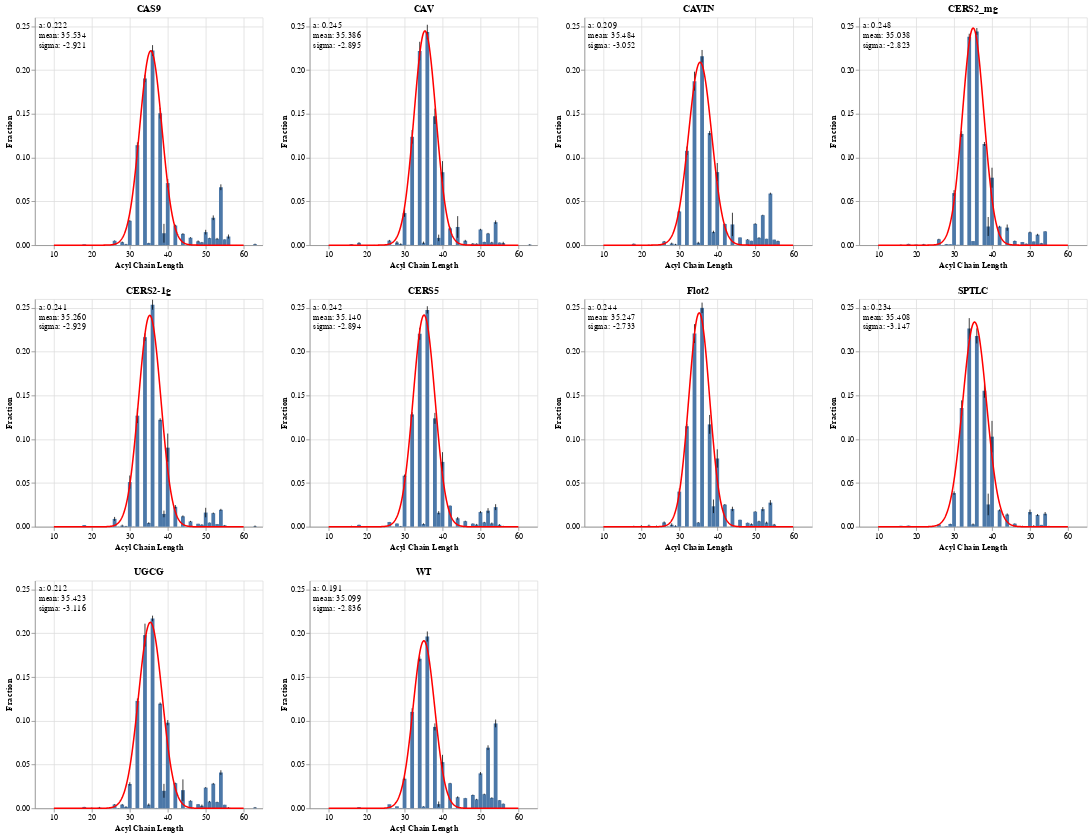

Here is the notebook cell this chart was saved with:
### Code cell
chart_list = []
i = 0
def gaus(x,a,x0,sigma):
        return a*np.exp(-(x-x0)**2/(2*sigma**2))
    
for protein in ptnstd['protein'].unique():
    source = ptnstd[ptnstd['protein'] == protein]
    
    # create error bars
    err = alt.Chart(source).mark_errorbar(extent='stdev').encode(
        x='Acyl Chain Length:Q',
        y='Fraction:Q',
    )
    
    # create histogram
    bar = alt.Chart(source).mark_bar().encode(
        x='Acyl Chain Length:Q',
        y=alt.Y('mean(Fraction):Q').scale(domain=[0,.26]),
    ).properties(title=protein)
    
    # create gaussian
    x = ptns[(ptns['Acyl Chain Length'] % 2 == 0)]['Acyl Chain Length']
    y = ptns[protein].loc[x.index]
    
    # expected vals
    n = len(x)                         
    mean = sum(x*y)/n                  
    sigma = sum(y*(x-mean)**2)/n 
    
    popt,pcov = curve_fit(gaus,x,y,p0=[1,mean,sigma])
    
    xx = np.linspace(10, 60, 500)
    
    s = pd.DataFrame({'Acyl Chain Length':xx, 'y':gaus(xx, *popt)})
    
    gauss = alt.Chart(s).mark_line(color='red').encode(
        x='Acyl Chain Length:Q',
        y='y:Q'
    )
    
    text = alt.Chart({'values':[{}]}).mark_text(
        align="left", baseline="top"
    ).encode(
        x=alt.value(5),  # pixels from left
        y=alt.value(5),  # pixels from top
        text=alt.value([f"a: {popt[0]:.3f}", f"mean: {popt[1]:.3f}", f"sigma: {popt[2]:.3f}"])
    )
    
    # append to chart list
    chart = bar + err + gauss + text
    
    chart_list.append(chart)
    
    i +=1
    

side_by_side_err = alt.hconcat(*chart_list[:3]) & alt.hconcat(*chart_list[3:6]) & alt.hconcat(*chart_list[6:9]) & chart_list[9]

side_by_side_err

# side_by_side_err2 = alt.hconcat(*chart_list[:4]) & alt.hconcat(*chart_list[4:8]) & alt.hconcat(*chart_list[8:])

# side_by_side_err2

### Figure 1 — Vega-Lite specification as saved in the notebook (floating-point values rounded to 4 significant figures; data arrays with more than 128 entries replaced by an {"elided": "..."} marker saying what was removed)
{"config": {"view": {"continuousWidth": 300, "continuousHeight": 300}}, "vconcat": [{"hconcat": [{"layer": [{"mark": {"type": "bar"}, "encoding": {"x": {"field": "Acyl Chain Length", "type": "quantitative"}, "y": {"aggregate": "mean", "field": "Fraction", "scale": {"domain": [0, 0.26]}, "type": "quantitative"}}, "title": "CAS9"}, {"mark": {"type": "errorbar", "extent": "stdev"}, "encoding": {"x": {"field": "Acyl Chain Length", "type": "quantitative"}, "y": {"field": "Fraction", "type": "quantitative"}}}, {"data": {"name": "data-566689c901b4c2d3470a42a0a9bc7dea"}, "mark": {"type": "line", "color": "red"}, "encoding": {"x": {"field": "Acyl Chain Length", "type": "quantitative"}, "y": {"field": "y", "type": "quantitative"}}}, {"data": {"name": "empty"}, "mark": {"type": "text", "align": "left", "baseline": "top"}, "encoding": {"text": {"value": ["a: 0.222", "mean: 35.534", "sigma: -2.921"]}, "x": {"value": 5}, "y": {"value": 5}}}], "data": {"name": "data-0e140cbde06a05112803624adbe51bd8"}}, {"layer": [{"mark": {"type": "bar"}, "encoding": {"x": {"field": "Acyl Chain Length", "type": "quantitative"}, "y": {"aggregate": "mean", "field": "Fraction", "scale": {"domain": [0, 0.26]}, "type": "quantitative"}}, "title": "CAV"}, {"mark": {"type": "errorbar", "extent": "stdev"}, "encoding": {"x": {"field": "Acyl Chain Length", "type": "quantitative"}, "y": {"field": "Fraction", "type": "quantitative"}}}, {"data": {"name": "data-17b748759c0c50ff136dd18a0b33c05a"}, "mark": {"type": "line", "color": "red"}, "encoding": {"x": {"field": "Acyl Chain Length", "type": "quantitative"}, "y": {"field": "y", "type": "quantitative"}}}, {"data": {"name": "empty"}, "mark": {"type": "text", "align": "left", "baseline": "top"}, "encoding": {"text": {"value": ["a: 0.245", "mean: 35.386", "sigma: -2.895"]}, "x": {"value": 5}, "y": {"value": 5}}}], "data": {"name": "data-cc2bc58d17b0c4a92ab9d878a3e1e896"}}, {"layer": [{"mark": {"type": "bar"}, "encoding": {"x": {"field": "Acyl Chain Length", "type": "quantitative"}, "y": {"aggregate": "mean", "field": "Fraction", "scale": {"domain": [0, 0.26]}, "type": "quantitative"}}, "title": "CAVIN"}, {"mark": {"type": "errorbar", "extent": "stdev"}, "encoding": {"x": {"field": "Acyl Chain Length", "type": "quantitative"}, "y": {"field": "Fraction", "type": "quantitative"}}}, {"data": {"name": "data-6d7c597e10f8c60f8a73c1cee5d879df"}, "mark": {"type": "line", "color": "red"}, "encoding": {"x": {"field": "Acyl Chain Length", "type": "quantitative"}, "y": {"field": "y", "type": "quantitative"}}}, {"data": {"name": "empty"}, "mark": {"type": "text", "align": "left", "baseline": "top"}, "encoding": {"text": {"value": ["a: 0.209", "mean: 35.484", "sigma: -3.052"]}, "x": {"value": 5}, "y": {"value": 5}}}], "data": {"name": "data-363cd3c5b3123c69106a1ce587fade77"}}, {"layer": [{"mark": {"type": "bar"}, "encoding": {"x": {"field": "Acyl Chain Length", "type": "quantitative"}, "y": {"aggregate": "mean", "field": "Fraction", "scale": {"domain": [0, 0.26]}, "type": "quantitative"}}, "title": "CERS2_mg"}, {"mark": {"type": "errorbar", "extent": "stdev"}, "encoding": {"x": {"field": "Acyl Chain Length", "type": "quantitative"}, "y": {"field": "Fraction", "type": "quantitative"}}}, {"data": {"name": "data-3caf653f77a96a8e850f58a873f0df5b"}, "mark": {"type": "line", "color": "red"}, "encoding": {"x": {"field": "Acyl Chain Length", "type": "quantitative"}, "y": {"field": "y", "type": "quantitative"}}}, {"data": {"name": "empty"}, "mark": {"type": "text", "align": "left", "baseline": "top"}, "encoding": {"text": {"value": ["a: 0.248", "mean: 35.038", "sigma: -2.823"]}, "x": {"value": 5}, "y": {"value": 5}}}], "data": {"name": "data-0ae249bd0a88a3a1af5ce70e6a57c3fc"}}]}, {"hconcat": [{"layer": [{"mark": {"type": "bar"}, "encoding": {"x": {"field": "Acyl Chain Length", "type": "quantitative"}, "y": {"aggregate": "mean", "field": "Fraction", "scale": {"domain": [0, 0.26]}, "type": "quantitative"}}, "title": "CERS2-1g"}, {"mark": {"type": "errorbar", "extent": "stdev"}, "encoding": {"x": {"field": "Acyl Chain Length", "type": "quantitative"}, "y": {"field": "Fraction", "type": "quantitative"}}}, {"data": {"name": "data-197b460940fac57b2639e493012feecc"}, "mark": {"type": "line", "color": "red"}, "encoding": {"x": {"field": "Acyl Chain Length", "type": "quantitative"}, "y": {"field": "y", "type": "quantitative"}}}, {"data": {"name": "empty"}, "mark": {"type": "text", "align": "left", "baseline": "top"}, "encoding": {"text": {"value": ["a: 0.241", "mean: 35.260", "sigma: -2.929"]}, "x": {"value": 5}, "y": {"value": 5}}}], "data": {"name": "data-8928244519f60bf3943d783d239680a2"}}, {"layer": [{"mark": {"type": "bar"}, "encoding": {"x": {"field": "Acyl Chain Length", "type": "quantitative"}, "y": {"aggregate": "mean", "field": "Fraction", "scale": {"domain": [0, 0.26]}, "type": "quantitative"}}, "title": "CERS5"}, {"mark": {"type": "errorbar", "extent": "stdev"}, "encoding": {"x": {"field": "Acyl Chain Length", "type": "quantitative"}, "y": {"field": "Fraction", "type": "quantitative"}}}, {"data": {"name": "data-a78ed12b8f5bfa5d70ebe3219314eac1"}, "mark": {"type": "line", "color": "red"}, "encoding": {"x": {"field": "Acyl Chain Length", "type": "quantitative"}, "y": {"field": "y", "type": "quantitative"}}}, {"data": {"name": "empty"}, "mark": {"type": "text", "align": "left", "baseline": "top"}, "encoding": {"text": {"value": ["a: 0.242", "mean: 35.140", "sigma: -2.894"]}, "x": {"value": 5}, "y": {"value": 5}}}], "data": {"name": "data-72a4758ad72767c398cdf6b47f78aa94"}}, {"layer": [{"mark": {"type": "bar"}, "encoding": {"x": {"field": "Acyl Chain Length", "type": "quantitative"}, "y": {"aggregate": "mean", "field": "Fraction", "scale": {"domain": [0, 0.26]}, "type": "quantitative"}}, "title": "Flot2"}, {"mark": {"type": "errorbar", "extent": "stdev"}, "encoding": {"x": {"field": "Acyl Chain Length", "type": "quantitative"}, "y": {"field": "Fraction", "type": "quantitative"}}}, {"data": {"name": "data-d5c0caaf07befecbcd892e174e81eb84"}, "mark": {"type": "line", "color": "red"}, "encoding": {"x": {"field": "Acyl Chain Length", "type": "quantitative"}, "y": {"field": "y", "type": "quantitative"}}}, {"data": {"name": "empty"}, "mark": {"type": "text", "align": "left", "baseline": "top"}, "encoding": {"text": {"value": ["a: 0.244", "mean: 35.247", "sigma: -2.733"]}, "x": {"value": 5}, "y": {"value": 5}}}], "data": {"name": "data-a5d1b7f51dd2c6bdd86ca65f70bdddbb"}}, {"layer": [{"mark": {"type": "bar"}, "encoding": {"x": {"field": "Acyl Chain Length", "type": "quantitative"}, "y": {"aggregate": "mean", "field": "Fraction", "scale": {"domain": [0, 0.26]}, "type": "quantitative"}}, "title": "SPTLC"}, {"mark": {"type": "errorbar", "extent": "stdev"}, "encoding": {"x": {"field": "Acyl Chain Length", "type": "quantitative"}, "y": {"field": "Fraction", "type": "quantitative"}}}, {"data": {"name": "data-7510e7be877e98fecf75de0fbefac667"}, "mark": {"type": "line", "color": "red"}, "encoding": {"x": {"field": "Acyl Chain Length", "type": "quantitative"}, "y": {"field": "y", "type": "quantitative"}}}, {"data": {"name": "empty"}, "mark": {"type": "text", "align": "left", "baseline": "top"}, "encoding": {"text": {"value": ["a: 0.234", "mean: 35.408", "sigma: -3.147"]}, "x": {"value": 5}, "y": {"value": 5}}}], "data": {"name": "data-2f628a3bb4d31cdf086f32e3fa17789f"}}]}, {"hconcat": [{"layer": [{"mark": {"type": "bar"}, "encoding": {"x": {"field": "Acyl Chain Length", "type": "quantitative"}, "y": {"aggregate": "mean", "field": "Fraction", "scale": {"domain": [0, 0.26]}, "type": "quantitative"}}, "title": "UGCG"}, {"mark": {"type": "errorbar", "extent": "stdev"}, "encoding": {"x": {"field": "Acyl Chain Length", "type": "quantitative"}, "y": {"field": "Fraction", "type": "quantitative"}}}, {"data": {"name": "data-3faefb68d8ec81ebe234b4aa8681e26b"}, "mark": {"type": "line", "color": "red"}, "encoding": {"x": {"field": "Acyl Chain Length", "type": "quantitative"}, "y": {"field": "y", "type": "quantitative"}}}, {"data": {"name": "empty"}, "mark": {"type": "text", "align": "left", "baseline": "top"}, "encoding": {"text": {"value": ["a: 0.212", "mean: 35.423", "sigma: -3.116"]}, "x": {"value": 5}, "y": {"value": 5}}}], "data": {"name": "data-667acebbb8b0c4bfe87015bd7fa05579"}}, {"layer": [{"mark": {"type": "bar"}, "encoding": {"x": {"field": "Acyl Chain Length", "type": "quantitative"}, "y": {"aggregate": "mean", "field": "Fraction", "scale": {"domain": [0, 0.26]}, "type": "quantitative"}}, "title": "WT"}, {"mark": {"type": "errorbar", "extent": "stdev"}, "encoding": {"x": {"field": "Acyl Chain Length", "type": "quantitative"}, "y": {"field": "Fraction", "type": "quantitative"}}}, {"data": {"name": "data-1a22ad8ff069b60cd23344d7b802f5d1"}, "mark": {"type": "line", "color": "red"}, "encoding": {"x": {"field": "Acyl Chain Length", "type": "quantitative"}, "y": {"field": "y", "type": "quantitative"}}}, {"data": {"name": "empty"}, "mark": {"type": "text", "align": "left", "baseline": "top"}, "encoding": {"text": {"value": ["a: 0.191", "mean: 35.099", "sigma: -2.836"]}, "x": {"value": 5}, "y": {"value": 5}}}], "data": {"name": "data-038e6707c63ca33725c4cf506216ceb4"}}]}], "$schema": "https://vega.github.io/schema/vega-lite/v5.16.3.json", "datasets": {"data-0e140cbde06a05112803624adbe51bd8": {"elided": "172 records"}, "data-566689c901b4c2d3470a42a0a9bc7dea": {"elided": "500 records"}, "empty": [{}], "data-cc2bc58d17b0c4a92ab9d878a3e1e896": {"elided": "172 records"}, "data-17b748759c0c50ff136dd18a0b33c05a": {"elided": "500 records"}, "data-363cd3c5b3123c69106a1ce587fade77": {"elided": "172 records"}, "data-6d7c597e10f8c60f8a73c1cee5d879df": {"elided": "500 records"}, "data-0ae249bd0a88a3a1af5ce70e6a57c3fc": {"elided": "172 records"}, "data-3caf653f77a96a8e850f58a873f0df5b": {"elided": "500 records"}, "data-8928244519f60bf3943d783d239680a2": {"elided": "172 records"}, "data-197b460940fac57b2639e493012feecc": {"elided": "500 records"}, "data-72a4758ad72767c398cdf6b47f78aa94": {"elided": "172 records"}, "data-a78ed12b8f5bfa5d70ebe3219314eac1": {"elided": "500 records"}, "data-a5d1b7f51dd2c6bdd86ca65f70bdddbb": {"elided": "172 records"}, "data-d5c0caaf07befecbcd892e174e81eb84": {"elided": "500 records"}, "data-2f628a3bb4d31cdf086f32e3fa17789f": {"elided": "172 records"}, "data-7510e7be877e98fecf75de0fbefac667": {"elided": "500 records"}, "data-667acebbb8b0c4bfe87015bd7fa05579": {"elided": "172 records"}, "data-3faefb68d8ec81ebe234b4aa8681e26b": {"elided": "500 records"}, "data-038e6707c63ca33725c4cf506216ceb4": {"elided": "172 records"}, "data-1a22ad8ff069b60cd23344d7b802f5d1": {"elided": "500 records"}}}
